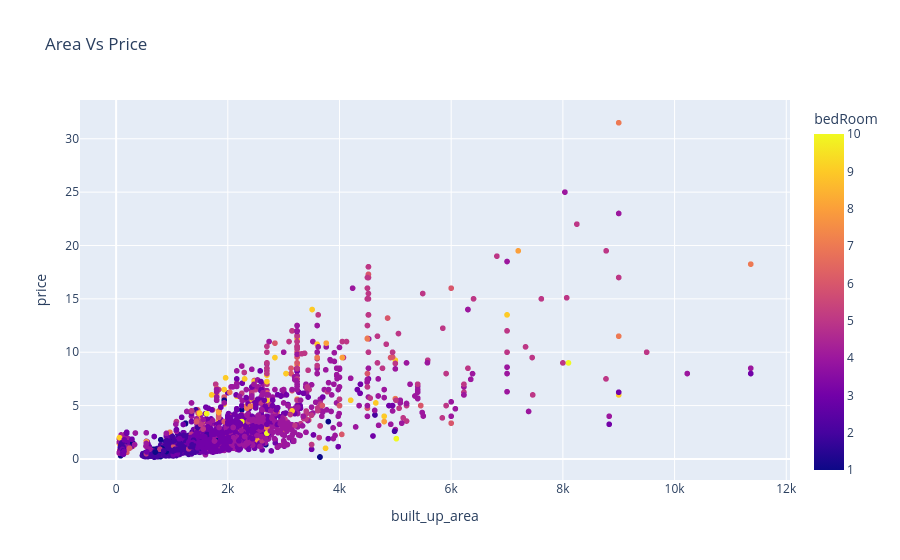

Notebook cell for this chart:
### Code cell
fig=px.scatter(df1,x='built_up_area',y='price',color='bedRoom',title='Area Vs Price')
fig.show()

### Figure 1 — Plotly figure (JSON) as saved in the notebook; plotly's stock layout.template omitted (floating-point values rounded to 4 significant figures; data arrays with more than 128 entries replaced by an {"elided": "..."} marker saying what was removed)
{"data": [{"hovertemplate": "built_up_area=%{x}<br>price=%{y}<br>bedRoom=%{marker.color}<extra></extra>", "legendgroup": "", "marker": {"color": {"elided": "3534 int values"}, "coloraxis": "coloraxis", "symbol": "circle"}, "mode": "markers", "name": "", "showlegend": false, "type": "scattergl", "x": {"elided": "3534 float values"}, "xaxis": "x", "y": {"elided": "3534 float values"}, "yaxis": "y"}], "layout": {"coloraxis": {"colorbar": {"title": {"text": "bedRoom"}}, "colorscale": [[0, "#0d0887"], [0.1111, "#46039f"], [0.2222, "#7201a8"], [0.3333, "#9c179e"], [0.4444, "#bd3786"], [0.5556, "#d8576b"], [0.6667, "#ed7953"], [0.7778, "#fb9f3a"], [0.8889, "#fdca26"], [1, "#f0f921"]]}, "legend": {"tracegroupgap": 0}, "title": {"text": "Area Vs Price"}, "xaxis": {"anchor": "y", "domain": [0, 1], "title": {"text": "built_up_area"}}, "yaxis": {"anchor": "x", "domain": [0, 1], "title": {"text": "price"}}}}
